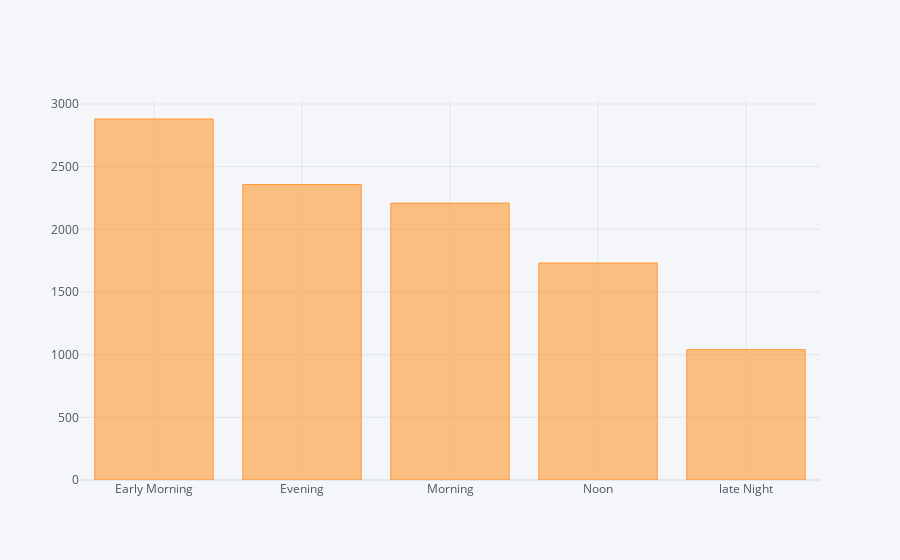

This figure's notebook cell:
### Code cell
data['Dep_Time_hour'].apply(flight_dep_time).value_counts().iplot(kind="bar")

### Figure 1 — Plotly figure (JSON) as saved in the notebook; plotly's stock layout.template omitted (floating-point values rounded to 4 significant figures)
{"data": [{"marker": {"color": "rgba(255, 153, 51, 0.6)", "line": {"color": "rgba(255, 153, 51, 1.0)", "width": 1}}, "name": "count", "orientation": "v", "text": "", "type": "bar", "x": ["Early Morning", "Evening", "Morning", "Noon", "late Night"], "y": [2880, 2357, 2209, 1731, 1040]}], "layout": {"autosize": true, "legend": {"bgcolor": "#F5F6F9", "font": {"color": "#4D5663"}}, "paper_bgcolor": "#F5F6F9", "plot_bgcolor": "#F5F6F9", "title": {"font": {"color": "#4D5663"}}, "xaxis": {"autorange": true, "gridcolor": "#E1E5ED", "range": [-0.5, 4.5], "showgrid": true, "tickfont": {"color": "#4D5663"}, "title": {"font": {"color": "#4D5663"}, "text": ""}, "type": "category", "zerolinecolor": "#E1E5ED"}, "yaxis": {"autorange": true, "gridcolor": "#E1E5ED", "range": [0, 3032.0], "showgrid": true, "tickfont": {"color": "#4D5663"}, "title": {"font": {"color": "#4D5663"}, "text": ""}, "type": "linear", "zerolinecolor": "#E1E5ED"}}}
